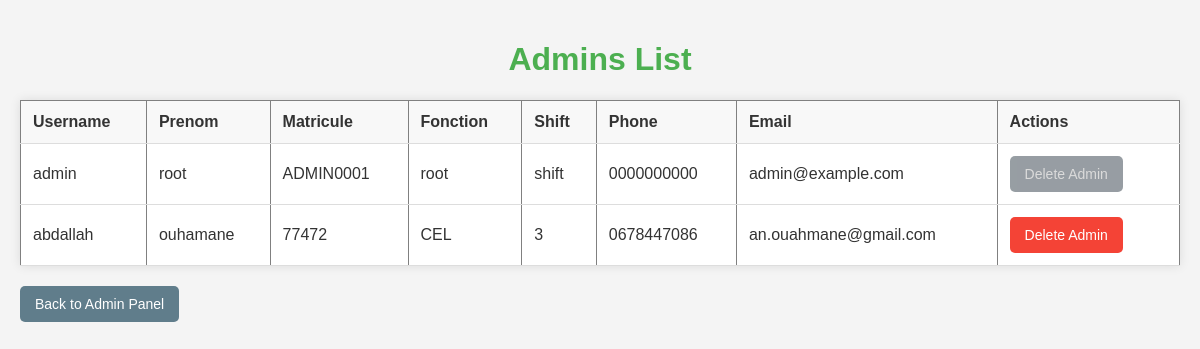
The app's page /view_admins, older data.
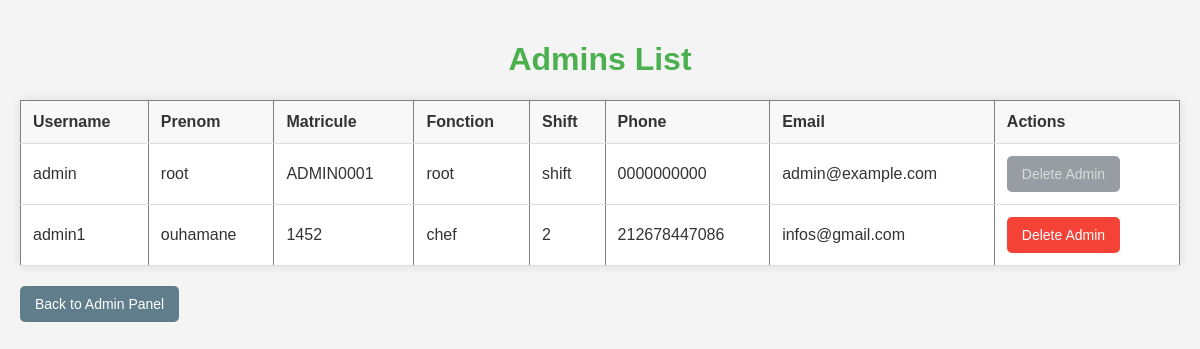
The same page, newer data.
### app/models.py (models this page shows, shortened)
class User(db.Model, UserMixin):
    id = db.Column(db.Integer, primary_key=True)
    username = db.Column(db.String(150), unique=True, nullable=False)
    email = db.Column(db.String(150), unique=True, nullable=False)
    matricule = db.Column(db.String(15), unique=True, nullable=False)
    fonction = db.Column(db.String(150), nullable=False)
    prenom = db.Column(db.String(150), nullable=False)
    shift = db.Column(db.String(150), nullable=False)
    phone = db.Column(db.String(15), unique=True, nullable=False)
    profile_image = db.Column(db.String(150), nullable=True)
    password = db.Column(db.String(200), nullable=False)
    is_admin = db.Column(db.Boolean, default=False)
    is_super_admin = db.Column(db.Boolean, default=False)  # New field
    last_update = db.Column(db.DateTime, default=datetime.utcnow)
    is_approved = db.Column(db.Boolean, default=False)
    tasks = db.relationship('Todo', backref='user',
                            lazy=True, cascade="all, delete-orphan")
    is_pending = db.Column(db.Boolean, default=True)

### app/routes/admin.py (the view)
@bp.route('/view_admins')
def view_admins():
    admins = User.query.filter_by(is_admin=True).all()
    return render_template('admin/admin_list.html', admins=admins)

### app/templates/admin/admin_list.html (shortened to what this page needs)
<!DOCTYPE html>
<html lang="en">
<head>
    <link rel="stylesheet" href="{{ url_for('static', filename='css/admin.css') }}">
</head>
<body>
    <h1>Admins List</h1>
    <table class="table table-striped" border="1" cellpadding="10" cellspacing="0">
        <thead>
            <tr>
                <th>Username</th>
                <th>Prenom</th>
                <th>Matricule</th>
                <th>Fonction</th>
                <th>Shift</th>
                <th>Phone</th>
                <th>Email</th>
                <th>Actions</th>
            </tr>
        </thead>
        <tbody>
            {% for admin in admins %}
            <tr>
                <td>{{ admin.username }}</td>
                <td>{{ admin.prenom }}</td>
                <td>{{ admin.matricule }}</td>
                <td>{{admin.fonction}}</td>
                <td>{{admin.shift}}</td>
                <td>{{ admin.phone }}</td>
                <td>{{ admin.email }}</td>
                <td>
                    {% if admin.matricule != 'ADMIN0001' %}
                    <a href="{{ url_for('admin.delete_admin', id=admin.id) }}" class="btn btn-danger"
                        onclick="return confirm('Are you sure you want to delete this admin?');">Delete Admin</a>
                    {% else %}
                    <button class="btn btn-danger disabled-delete-btn" disabled>Delete Admin</button>
                    {% endif %}
                </td>
            </tr>
            {% endfor %}
        </tbody>
    </table>
    <a href="{{ url_for('admin.admin') }}" class="btn btn-secondary">Back to Admin Panel</a>
</body>
</html>

Row changes from the older to the newer data that the page shows:
no longer on this page (row edited): User: username "abdallah", prenom "ouhamane", matricule "77472", fonction "CEL", shift "3", phone "0678447086", email "an.ouahmane@gmail.com"
now on this page (row edited): User: username "admin1", prenom "ouhamane", matricule "1452", fonction "chef", shift "2", phone "212678447086", email "infos@gmail.com"
